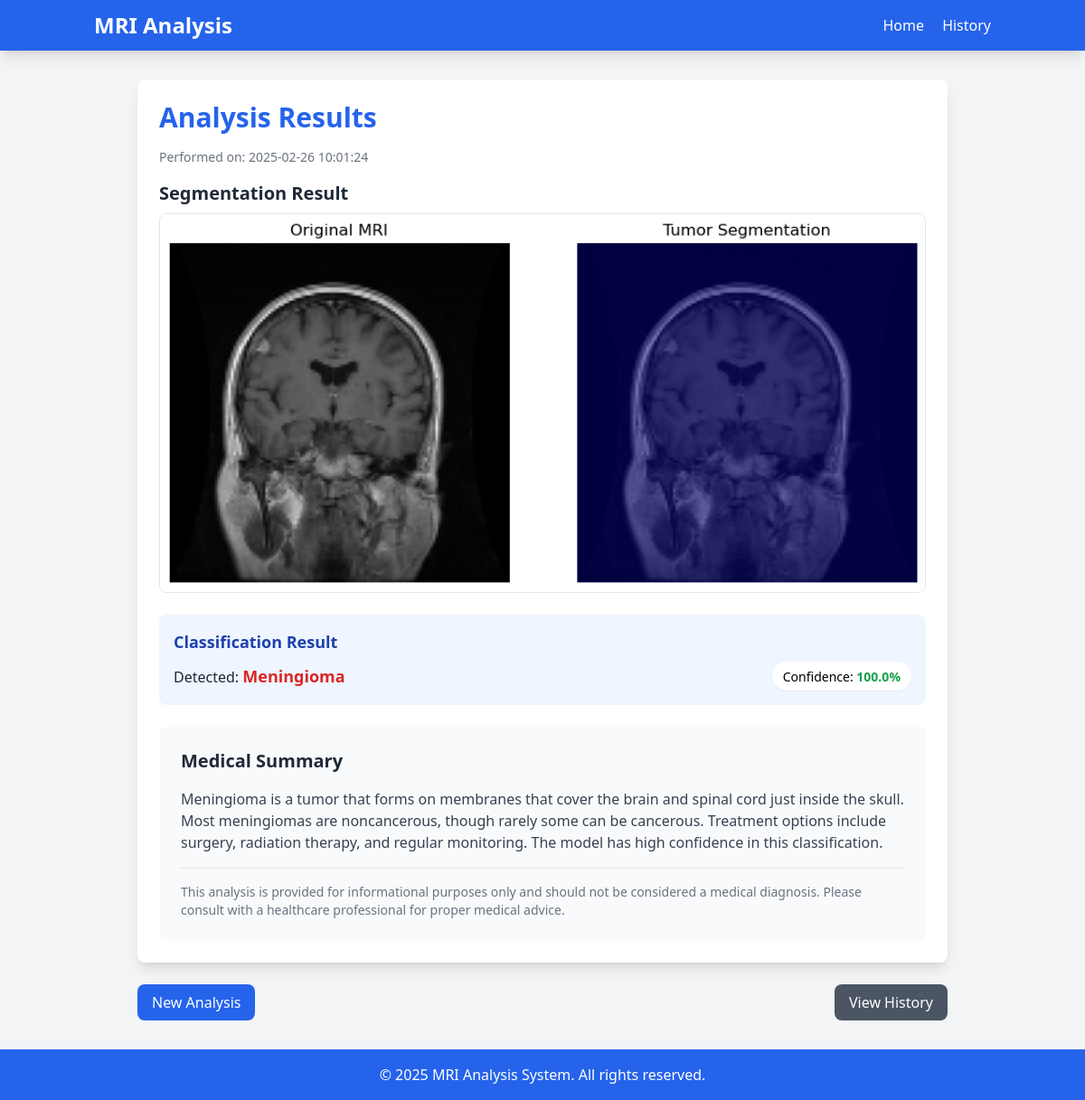
Page /result/13 on the committed database.
### tables this page shows
CREATE TABLE analyses (
        id INTEGER PRIMARY KEY AUTOINCREMENT,
        filename TEXT NOT NULL,
        original_path TEXT NOT NULL,
        result_path TEXT NOT NULL,
        classification TEXT NOT NULL,
        confidence REAL NOT NULL,
        summary TEXT,
        created_at TIMESTAMP DEFAULT CURRENT_TIMESTAMP
    );

### app.py (the view)
@app.route('/result/<int:analysis_id>')
def result(analysis_id):
    conn = sqlite3.connect('brain_mri.db')
    conn.row_factory = sqlite3.Row
    cursor = conn.cursor()
    cursor.execute('SELECT * FROM analyses WHERE id = ?', (analysis_id,))
    analysis = cursor.fetchone()
    conn.close()
    if analysis:
        return render_template('result.html', analysis=analysis)
    else:
        flash('Analysis not found', 'error')
        return redirect(url_for('index'))

### templates/result.html (shortened to what this page needs)
{% extends "base.html" %}
{% block content %}
<div class="max-w-4xl mx-auto">
    <div class="bg-white rounded-lg shadow-lg p-6 mb-6">
        <h1 class="text-3xl font-bold text-blue-600 mb-4">Analysis Results</h1>
        <p class="text-sm text-gray-500 mb-4">Performed on: {{ analysis.created_at }}</p>
        <div class="grid grid-cols-1 gap-12 mb-6">
            <div>
                <h2 class="text-xl font-semibold text-gray-800 mb-2">Segmentation Result</h2>
                <div class="border rounded-lg overflow-hidden">
                    <img src="{{ '/' + analysis.result_path }}" alt="Segmentation Result" class="w-full h-auto">
                </div>
            </div>
        </div>
        <div class="bg-blue-50 rounded-lg p-4 mb-6">
            <h2 class="text-lg font-semibold text-blue-800 mb-2">Classification Result</h2>
            <div class="flex items-center justify-between">
                <p class="text-gray-800">
                    <span class="font-medium">Detected: </span>
                    <span class="text-lg font-bold {% if analysis.classification == 'no_tumor' %}text-green-600{% else %}text-red-600{% endif %}">
                        {{ analysis.classification.replace('_', ' ').title() }}
                    </span>
                </p>
                <div class="bg-white rounded-full py-1 px-3 shadow-sm">
                    <span class="text-sm font-medium">Confidence: </span>
                    <span class="text-sm font-bold
                        {% if analysis.confidence > 0.9 %}text-green-600
                        {% elif analysis.confidence > 0.7 %}text-yellow-600
                        {% else %}text-red-600{% endif %}">
                        {{ (analysis.confidence * 100) | round(1) }}%
                    </span>
                </div>
            </div>
        </div>
        <div class="bg-gray-50 rounded-lg p-6">
            <h2 class="text-xl font-semibold text-gray-800 mb-4">Medical Summary</h2>
            <div class="prose text-gray-700">
                {{ analysis.summary | safe }}
            </div>
            <div class="mt-4 pt-4 border-t border-gray-200 text-sm text-gray-500">
                <p>This analysis is provided for informational purposes only and should not be considered a medical diagnosis. Please consult with a healthcare professional for proper medical advice.</p>
            </div>
        </div>
    </div>
    <div class="flex justify-between">
        <a href="/" class="bg-blue-600 hover:bg-blue-700 text-white font-medium py-2 px-4 rounded-lg">
            New Analysis
        </a>
        <a href="/history" class="bg-gray-600 hover:bg-gray-700 text-white font-medium py-2 px-4 rounded-lg">
            View History
        </a>
    </div>
</div>
{% endblock %}

### rows in the picture
analyses: created_at "2025-02-26 10:01:24", result_path (picture), classification.replace "Meningioma", (analysis.confidence*100)|round(1) "100.0", summary "Meningioma is a tumor that forms on membranes that cover the brain and spinal cord just inside the skull. Most meningiomas are noncancerous, though rarely some can be cancerous. Treatment options include surgery, radiation therapy, and regular monitoring. The model has high confidence in this classification."
